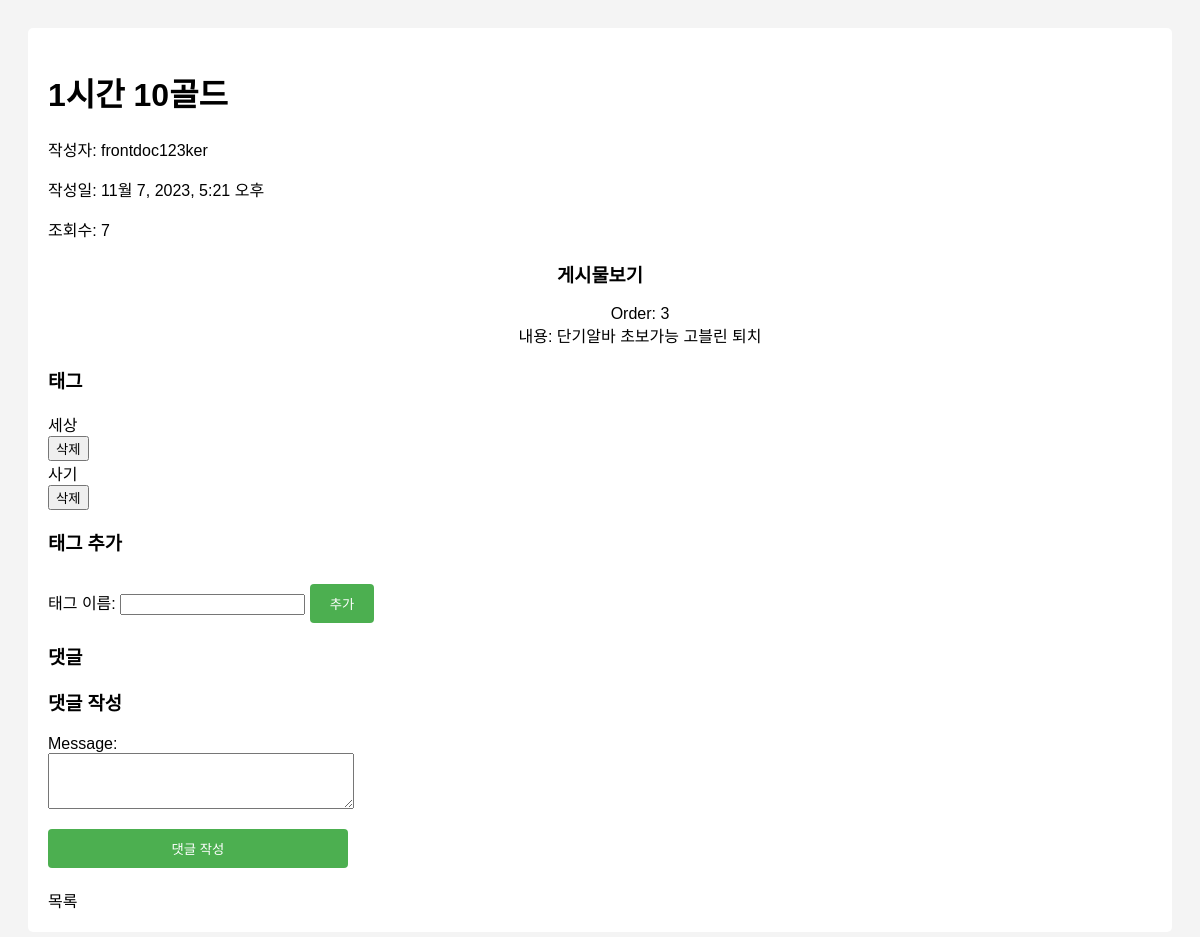
The page /tube/detail/31/ (signed in) on the database its author committed.
### tube/models.py (models this page shows, shortened)
class Post(models.Model):
    CATEGORY_CHOICES = [
        ('bug', '버그'),
        ('quest', '퀘스트'),
        ('help', '도움'),
        ('rescue', '구조'),
    ]
    post_contents = models.ManyToManyField('PostContent', related_name='posts', blank=True)
    tags = models.ManyToManyField('Tag', blank=True, related_name='tags' ,db_index=True)
    title = models.CharField(max_length=100, db_index=True)
    created_at = models.DateTimeField(auto_now_add=True)
    updated_at = models.DateTimeField(auto_now=True)
    category = models.CharField(max_length=50, choices=CATEGORY_CHOICES, default='bug', null=False)
    author = models.ForeignKey(settings.AUTH_USER_MODEL, on_delete=models.CASCADE, related_name='posts_written')
    view_count = models.PositiveIntegerField(default=0)
    class Meta:
        abstract = False  # change from True to False

class PostContent(models.Model):
    post = models.ForeignKey(Post, on_delete=models.CASCADE, related_name='postcontents', db_index=True)
    order = models.IntegerField()
    file_upload = models.ImageField(upload_to = "media/", null=True, blank=True)
    content = models.TextField(blank=True, null=True)

class Tag(models.Model):
    post = models.ForeignKey(Post, on_delete=models.CASCADE, related_name='posttags', db_index=True)
    tag_name = models.CharField(max_length=50)
    def __str__(self):
        return self.tag_name
    class Meta:
        verbose_name = 'Tag'
        verbose_name_plural = 'Tags'

### accounts/models.py (models this page shows)
class CustomUser(AbstractUser):
    id = models.AutoField(primary_key=True)
    permission = models.CharField(max_length=100,default="일반")
    department = models.CharField(max_length=100)
    position = models.CharField(max_length=100)
    full_name = models.CharField(max_length=100)
    objects = CustomUserManager()
    class Meta:
        swappable = 'accounts.CustomUser'

### tube/views.py (the view)
class PostDetailView(LoginRequiredMixin,DetailView):
    def get_context_data(self, **kwargs):
        context = super().get_context_data(**kwargs)
        post = self.get_object()
        comments = post.comments.all()
        commentAllid = {}
        for comment in comments:
             commentAllid[comment.id] = {"Front": comment.front_idx, "Back": comment.back_idx,"Context":comment.message,"Author":comment.author}
        print("commentFrontid")
        print(commentAllid)
        final_result = [print_structure(key, commentAllid) for key, value in commentAllid.items() if value['Front'] is None]
        print(final_result)
        print("comments_hierarchy")
        print(final_result)
        context['comments_hierarchy'] = final_result
        context['comment_form'] = CommentForm()
        return context
    def get_object(self, queryset=None):
        pk = self.kwargs.get('pk')
        post = get_object_or_404(Post, pk=pk)
        post.view_count += 1
        post.save()
        print(post.__dict__)
        return post

### tube/forms.py
class CommentForm(forms.ModelForm):
    class Meta:
        model = Comment
        fields = [ 'message']

### templates/tube/post_detail.html (shortened to what this page needs)
<!DOCTYPE html>
<html lang="en">
<head>
</head>
<body>
    <div class="post-detail">
        <h1>{{ post.title }}</h1>
        <p>작성자: {{ post.author }}</p>
        <p>작성일: {{ post.created_at }}</p>
        <p>조회수: {{ post.view_count }}</p>
        <div class="blog-section">
            <h3>게시물보기</h3>
            <ul class="blog-list">
                <ul class="blog-list">
                    {% for content in post.postcontents.all %}
                        <li>Order: {{ content.order }}</li>
                        {% if content.content %}
                            <li>내용: {{ content.content }}</li>
                        {% endif %}
                    {% endfor %}
                </ul>
            </ul>
        </div>
        <div class="tags-section">
            <h3>태그</h3>
            <ul class="tags-list">
                {% for tag in post.tags.all %}
                    <li>{{ tag }}  </li>
                    <form class="delete-tag-form" action="{% url 'tube:tag_delete' post.pk tag.id %}" method="post">
                        <input type="submit" class="delete-tag-btn" value="삭제">
                    </form>
                {% endfor %}
            </ul>
        </div>
        <div class="add-tag-section">
            <h3>태그 추가</h3>
            <form class="tag-form" action="{% url 'tube:add_tag' post.pk %}" method="post">
                <label for="tag_name">태그 이름:</label>
                <input type="text" id="tag_name" name="tag_name">
                <input class="submit-btn" type="submit" value="추가">
            </form>
        </div>
    <div class="comments-section">
        <h3>댓글</h3>
    </div>
    <div class="new-comment-section">
        <h3>댓글 작성</h3>
        <form class="comment-form" action="{% url 'tube:comment_new' post.pk %}" method="post">
            {{ comment_form.as_p }}
            <input class="submit-btn" type="submit" value="댓글 작성">
        </form>
    </div>
    <div class="navigation-links">
        <a class="link" href="{% url 'tube:post_list' %}">목록</a>
    </div>
</body>
</html>

### templates/tube/post_detail.html (style rules this page uses)
body { font-family: Arial, sans-serif; background-color: #f4f4f4; padding: 20px; }
.comment-form { max-width: 300px; }
.comment-form textarea { width: 100%; max-width: 100%; height: 50px; }
.comment-form .submit-btn { display: block; width: 100%; max-width: 100%; }
.post-detail { background-color: #fff; padding: 20px; border-radius: 5px; margin-bottom: 20px; }
.tags-list, .comments-list { list-style-type: none; padding: 0; }
.navigation-links { margin-top: 20px; }
.link { display: inline-block; margin-right: 20px; text-decoration: none; color: #000; }
.comment-form { margin-top: 20px; }
.submit-btn { margin-top: 10px; padding: 10px 20px; background-color: #4CAF50; color: white; border: none; border-radius: 4px; }
.blog-section, .new-blog-section { width: 50%; margin: 0 auto; text-align: center; }
ul { list-style-type: none; }
li { list-style-type: none; }

### rows shown on the page
Post: title "1시간 10골드", author "frontdoc123ker", created_at "11월 7, 2023, 5:21 오후", view_count "7"
PostContent: order "3", content "단기알바 초보가능 고블린 퇴치"
Tag: tag_name "세상"
Tag: tag_name "사기"
